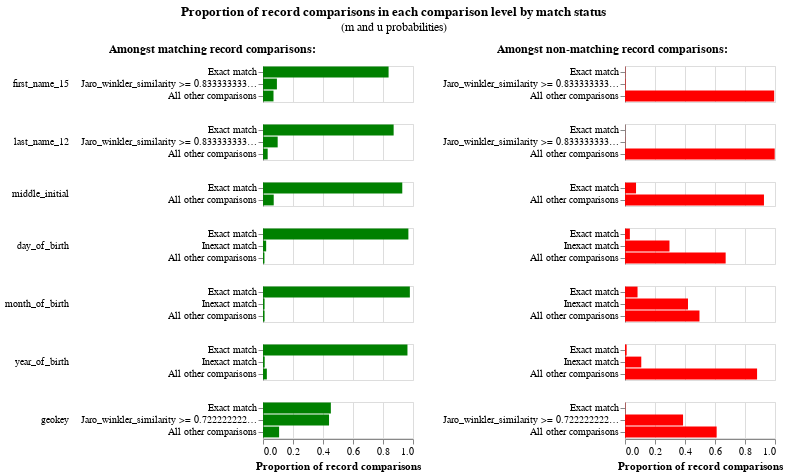

Notebook code cell kept with this figure:
### Code cell
linker.m_u_parameters_chart()

### Figure 1 — Vega-Lite specification as saved in the notebook (floating-point values rounded to 4 significant figures)
{"config": {"view": {"continuousWidth": 300, "continuousHeight": 300, "discreteHeight": 300, "discreteWidth": 400}, "header": {"title": null}, "title": {"anchor": "middle", "offset": 10}}, "hconcat": [{"mark": "bar", "encoding": {"color": {"value": "green"}, "row": {"field": "comparison_name", "header": {"labelAlign": "left", "labelAnchor": "middle", "labelAngle": 0}, "sort": {"field": "comparison_sort_order"}, "type": "nominal"}, "tooltip": [{"field": "m_probability_description", "title": "m probability description", "type": "nominal"}, {"field": "comparison_name", "title": "Comparison column name", "type": "nominal"}, {"field": "label_for_charts", "title": "Label", "type": "ordinal"}, {"field": "sql_condition", "title": "SQL condition", "type": "nominal"}, {"field": "m_probability", "format": ".4p", "title": "m probability", "type": "quantitative"}, {"field": "u_probability", "format": ".4p", "title": "u probability", "type": "quantitative"}, {"field": "bayes_factor", "format": ",.4f", "title": "Bayes factor = m/u", "type": "quantitative"}, {"field": "log2_bayes_factor", "format": ",.4f", "title": "Match weight = log2(m/u)", "type": "quantitative"}], "x": {"axis": {"title": "Proportion of record comparisons"}, "field": "m_probability", "type": "quantitative"}, "y": {"axis": {"title": null}, "field": "label_for_charts", "sort": {"field": "comparison_vector_value", "order": "descending"}, "type": "nominal"}}, "height": {"step": 12}, "resolve": {"scale": {"y": "independent"}}, "title": {"text": "Amongst matching record comparisons:", "fontSize": 12, "fontWeight": "bold"}, "transform": [{"filter": "(datum.bayes_factor != 'no-op filter due to vega lite issue 4680')"}], "width": 150}, {"mark": "bar", "encoding": {"color": {"value": "red"}, "row": {"field": "comparison_name", "header": {"labels": false}, "sort": {"field": "comparison_sort_order"}, "type": "nominal"}, "tooltip": [{"field": "u_probability_description", "title": "u probability description", "type": "nominal"}, {"field": "comparison_name", "title": "Comparison column name", "type": "nominal"}, {"field": "label_for_charts", "title": "Label", "type": "ordinal"}, {"field": "sql_condition", "title": "SQL condition", "type": "nominal"}, {"field": "m_probability", "format": ".4p", "title": "m probability", "type": "quantitative"}, {"field": "u_probability", "format": ".4p", "title": "u probability", "type": "quantitative"}, {"field": "bayes_factor", "format": ",.4f", "title": "Bayes factor = m/u", "type": "quantitative"}, {"field": "log2_bayes_factor", "format": ",.4f", "title": "Match weight = log2(m/u)", "type": "quantitative"}], "x": {"axis": {"title": "Proportion of record comparisons"}, "field": "u_probability", "type": "quantitative"}, "y": {"axis": {"title": null}, "field": "label_for_charts", "sort": {"field": "comparison_vector_value", "order": "descending"}, "type": "nominal"}}, "height": {"step": 12}, "resolve": {"scale": {"y": "independent"}}, "title": {"text": "Amongst non-matching record comparisons:", "fontSize": 12, "fontWeight": "bold"}, "transform": [{"filter": "(datum.bayes_factor != 'no-op filter2 due to vega lite issue 4680')"}], "width": 150}], "data": {"name": "data-df05acf92d77576eca9bd363d8b2cccb"}, "title": {"text": "Proportion of record comparisons in each comparison level by match status", "subtitle": "(m and u probabilities)"}, "$schema": "https://vega.github.io/schema/vega-lite/v5.9.3.json", "datasets": {"data-df05acf92d77576eca9bd363d8b2cccb": [{"comparison_name": "first_name_15", "sql_condition": "\"first_name_15_l\" = \"first_name_15_r\"", "label_for_charts": "Exact match", "m_probability": 0.8373, "u_probability": 0.001955, "m_probability_description": "Amongst matching record comparisons, 83.73% of records are in the exact match comparison level", "u_probability_description": "Amongst non-matching record comparisons, 0.20% of records are in the exact match comparison level", "has_tf_adjustments": false, "tf_adjustment_column": null, "tf_adjustment_weight": 1.0, "is_null_level": false, "bayes_factor": 428.4, "log2_bayes_factor": 8.743, "comparison_vector_value": 2, "max_comparison_vector_value": 2, "bayes_factor_description": "If comparison level is `exact match` then comparison is 428.35 times more likely to be a match", "probability_two_random_records_match": 1.412e-05, "comparison_sort_order": 0}, {"comparison_name": "first_name_15", "sql_condition": "jaro_winkler_similarity(\"first_name_15_l\", \"first_name_15_r\") >= 0.8333333333333334", "label_for_charts": "Jaro_winkler_similarity >= 0.8333333333333334", "m_probability": 0.09271, "u_probability": 0.003461, "m_probability_description": "Amongst matching record comparisons, 9.27% of records are in the jaro_winkler_similarity >= 0.8333333333333334 comparison level", "u_probability_description": "Amongst non-matching record comparisons, 0.35% of records are in the jaro_winkler_similarity >= 0.8333333333333334 comparison level", "has_tf_adjustments": false, "tf_adjustment_column": null, "tf_adjustment_weight": 1.0, "is_null_level": false, "bayes_factor": 26.78, "log2_bayes_factor": 4.743, "comparison_vector_value": 1, "max_comparison_vector_value": 2, "bayes_factor_description": "If comparison level is `jaro_winkler_similarity >= 0.8333333333333334` then comparison is 26.78 times more likely to be a match", "probability_two_random_records_match": 1.412e-05, "comparison_sort_order": 0}, {"comparison_name": "first_name_15", "sql_condition": "ELSE", "label_for_charts": "All other comparisons", "m_probability": 0.07004, "u_probability": 0.9946, "m_probability_description": "Amongst matching record comparisons, 7.00% of records are in the all other comparisons comparison level", "u_probability_description": "Amongst non-matching record comparisons, 99.46% of records are in the all other comparisons comparison level", "has_tf_adjustments": false, "tf_adjustment_column": null, "tf_adjustment_weight": 1.0, "is_null_level": false, "bayes_factor": 0.07042, "log2_bayes_factor": -3.828, "comparison_vector_value": 0, "max_comparison_vector_value": 2, "bayes_factor_description": "If comparison level is `all other comparisons` then comparison is  14.20 times less likely to be a match", "probability_two_random_records_match": 1.412e-05, "comparison_sort_order": 0}, {"comparison_name": "last_name_12", "sql_condition": "\"last_name_12_l\" = \"last_name_12_r\"", "label_for_charts": "Exact match", "m_probability": 0.871, "u_probability": 0.00066, "m_probability_description": "Amongst matching record comparisons, 87.10% of records are in the exact match comparison level", "u_probability_description": "Amongst non-matching record comparisons, 0.07% of records are in the exact match comparison level", "has_tf_adjustments": false, "tf_adjustment_column": null, "tf_adjustment_weight": 1.0, "is_null_level": false, "bayes_factor": 1320.0, "log2_bayes_factor": 10.37, "comparison_vector_value": 2, "max_comparison_vector_value": 2, "bayes_factor_description": "If comparison level is `exact match` then comparison is 1,319.70 times more likely to be a match", "probability_two_random_records_match": 1.412e-05, "comparison_sort_order": 1}, {"comparison_name": "last_name_12", "sql_condition": "jaro_winkler_similarity(\"last_name_12_l\", \"last_name_12_r\") >= 0.8333333333333334", "label_for_charts": "Jaro_winkler_similarity >= 0.8333333333333334", "m_probability": 0.09786, "u_probability": 0.001344, "m_probability_description": "Amongst matching record comparisons, 9.79% of records are in the jaro_winkler_similarity >= 0.8333333333333334 comparison level", "u_probability_description": "Amongst non-matching record comparisons, 0.13% of records are in the jaro_winkler_similarity >= 0.8333333333333334 comparison level", "has_tf_adjustments": false, "tf_adjustment_column": null, "tf_adjustment_weight": 1.0, "is_null_level": false, "bayes_factor": 72.82, "log2_bayes_factor": 6.186, "comparison_vector_value": 1, "max_comparison_vector_value": 2, "bayes_factor_description": "If comparison level is `jaro_winkler_similarity >= 0.8333333333333334` then comparison is 72.82 times more likely to be a match", "probability_two_random_records_match": 1.412e-05, "comparison_sort_order": 1}, {"comparison_name": "last_name_12", "sql_condition": "ELSE", "label_for_charts": "All other comparisons", "m_probability": 0.03118, "u_probability": 0.998, "m_probability_description": "Amongst matching record comparisons, 3.12% of records are in the all other comparisons comparison level", "u_probability_description": "Amongst non-matching record comparisons, 99.80% of records are in the all other comparisons comparison level", "has_tf_adjustments": false, "tf_adjustment_column": null, "tf_adjustment_weight": 1.0, "is_null_level": false, "bayes_factor": 0.03125, "log2_bayes_factor": -5.0, "comparison_vector_value": 0, "max_comparison_vector_value": 2, "bayes_factor_description": "If comparison level is `all other comparisons` then comparison is  32.00 times less likely to be a match", "probability_two_random_records_match": 1.412e-05, "comparison_sort_order": 1}, {"comparison_name": "middle_initial", "sql_condition": "\"middle_initial_l\" = \"middle_initial_r\"", "label_for_charts": "Exact match", "m_probability": 0.9285, "u_probability": 0.07356, "m_probability_description": "Amongst matching record comparisons, 92.85% of records are in the exact match comparison level", "u_probability_description": "Amongst non-matching record comparisons, 7.36% of records are in the exact match comparison level", "has_tf_adjustments": false, "tf_adjustment_column": null, "tf_adjustment_weight": 1.0, "is_null_level": false, "bayes_factor": 12.62, "log2_bayes_factor": 3.658, "comparison_vector_value": 1, "max_comparison_vector_value": 1, "bayes_factor_description": "If comparison level is `exact match` then comparison is 12.62 times more likely to be a match", "probability_two_random_records_match": 1.412e-05, "comparison_sort_order": 2}, {"comparison_name": "middle_initial", "sql_condition": "ELSE", "label_for_charts": "All other comparisons", "m_probability": 0.07149, "u_probability": 0.9264, "m_probability_description": "Amongst matching record comparisons, 7.15% of records are in the all other comparisons comparison level", "u_probability_description": "Amongst non-matching record comparisons, 92.64% of records are in the all other comparisons comparison level", "has_tf_adjustments": false, "tf_adjustment_column": null, "tf_adjustment_weight": 1.0, "is_null_level": false, "bayes_factor": 0.07717, "log2_bayes_factor": -3.696, "comparison_vector_value": 0, "max_comparison_vector_value": 1, "bayes_factor_description": "If comparison level is `all other comparisons` then comparison is  12.96 times less likely to be a match", "probability_two_random_records_match": 1.412e-05, "comparison_sort_order": 2}, {"comparison_name": "day_of_birth", "sql_condition": "\"day_of_birth_l\" = \"day_of_birth_r\"", "label_for_charts": "Exact match", "m_probability": 0.9692, "u_probability": 0.03246, "m_probability_description": "Amongst matching record comparisons, 96.92% of records are in the exact match comparison level", "u_probability_description": "Amongst non-matching record comparisons, 3.25% of records are in the exact match comparison level", "has_tf_adjustments": false, "tf_adjustment_column": null, "tf_adjustment_weight": 1.0, "is_null_level": false, "bayes_factor": 29.86, "log2_bayes_factor": 4.9, "comparison_vector_value": 2, "max_comparison_vector_value": 2, "bayes_factor_description": "If comparison level is `exact match` then comparison is 29.86 times more likely to be a match", "probability_two_random_records_match": 1.412e-05, "comparison_sort_order": 3}, {"comparison_name": "day_of_birth", "sql_condition": "abs(day_of_birth_l - day_of_birth_r) <= 5", "label_for_charts": "Inexact match", "m_probability": 0.02108, "u_probability": 0.2965, "m_probability_description": "Amongst matching record comparisons, 2.11% of records are in the inexact match comparison level", "u_probability_description": "Amongst non-matching record comparisons, 29.65% of records are in the inexact match comparison level", "has_tf_adjustments": false, "tf_adjustment_column": null, "tf_adjustment_weight": 1.0, "is_null_level": false, "bayes_factor": 0.0711, "log2_bayes_factor": -3.814, "comparison_vector_value": 1, "max_comparison_vector_value": 2, "bayes_factor_description": "If comparison level is `inexact match` then comparison is  14.07 times less likely to be a match", "probability_two_random_records_match": 1.412e-05, "comparison_sort_order": 3}, {"comparison_name": "day_of_birth", "sql_condition": "ELSE", "label_for_charts": "All other comparisons", "m_probability": 0.00968, "u_probability": 0.671, "m_probability_description": "Amongst matching record comparisons, 0.97% of records are in the all other comparisons comparison level", "u_probability_description": "Amongst non-matching record comparisons, 67.10% of records are in the all other comparisons comparison level", "has_tf_adjustments": false, "tf_adjustment_column": null, "tf_adjustment_weight": 1.0, "is_null_level": false, "bayes_factor": 0.01442, "log2_bayes_factor": -6.115, "comparison_vector_value": 0, "max_comparison_vector_value": 2, "bayes_factor_description": "If comparison level is `all other comparisons` then comparison is  69.32 times less likely to be a match", "probability_two_random_records_match": 1.412e-05, "comparison_sort_order": 3}, {"comparison_name": "month_of_birth", "sql_condition": "\"month_of_birth_l\" = \"month_of_birth_r\"", "label_for_charts": "Exact match", "m_probability": 0.9791, "u_probability": 0.08359, "m_probability_description": "Amongst matching record comparisons, 97.91% of records are in the exact match comparison level", "u_probability_description": "Amongst non-matching record comparisons, 8.36% of records are in the exact match comparison level", "has_tf_adjustments": false, "tf_adjustment_column": null, "tf_adjustment_weight": 1.0, "is_null_level": false, "bayes_factor": 11.71, "log2_bayes_factor": 3.55, "comparison_vector_value": 2, "max_comparison_vector_value": 2, "bayes_factor_description": "If comparison level is `exact match` then comparison is 11.71 times more likely to be a match", "probability_two_random_records_match": 1.412e-05, "comparison_sort_order": 4}, {"comparison_name": "month_of_birth", "sql_condition": "abs(month_of_birth_l - month_of_birth_r) <= 3", "label_for_charts": "Inexact match", "m_probability": 0.01048, "u_probability": 0.42, "m_probability_description": "Amongst matching record comparisons, 1.05% of records are in the inexact match comparison level", "u_probability_description": "Amongst non-matching record comparisons, 42.00% of records are in the inexact match comparison level", "has_tf_adjustments": false, "tf_adjustment_column": null, "tf_adjustment_weight": 1.0, "is_null_level": false, "bayes_factor": 0.02495, "log2_bayes_factor": -5.325, "comparison_vector_value": 1, "max_comparison_vector_value": 2, "bayes_factor_description": "If comparison level is `inexact match` then comparison is  40.09 times less likely to be a match", "probability_two_random_records_match": 1.412e-05, "comparison_sort_order": 4}, {"comparison_name": "month_of_birth", "sql_condition": "ELSE", "label_for_charts": "All other comparisons", "m_probability": 0.01046, "u_probability": 0.4965, "m_probability_description": "Amongst matching record comparisons, 1.05% of records are in the all other comparisons comparison level", "u_probability_description": "Amongst non-matching record comparisons, 49.65% of records are in the all other comparisons comparison level", "has_tf_adjustments": false, "tf_adjustment_column": null, "tf_adjustment_weight": 1.0, "is_null_level": false, "bayes_factor": 0.02108, "log2_bayes_factor": -5.568, "comparison_vector_value": 0, "max_comparison_vector_value": 2, "bayes_factor_description": "If comparison level is `all other comparisons` then comparison is  47.45 times less likely to be a match", "probability_two_random_records_match": 1.412e-05, "comparison_sort_order": 4}, {"comparison_name": "year_of_birth", "sql_condition": "\"year_of_birth_l\" = \"year_of_birth_r\"", "label_for_charts": "Exact match", "m_probability": 0.9631, "u_probability": 0.01099, "m_probability_description": "Amongst matching record comparisons, 96.31% of records are in the exact match comparison level", "u_probability_description": "Amongst non-matching record comparisons, 1.10% of records are in the exact match comparison level", "has_tf_adjustments": false, "tf_adjustment_column": null, "tf_adjustment_weight": 1.0, "is_null_level": false, "bayes_factor": 87.65, "log2_bayes_factor": 6.454, "comparison_vector_value": 2, "max_comparison_vector_value": 2, "bayes_factor_description": "If comparison level is `exact match` then comparison is 87.65 times more likely to be a match", "probability_two_random_records_match": 1.412e-05, "comparison_sort_order": 5}, {"comparison_name": "year_of_birth", "sql_condition": "abs(year_of_birth_l - year_of_birth_r) <= 5", "label_for_charts": "Inexact match", "m_probability": 0.01129, "u_probability": 0.1085, "m_probability_description": "Amongst matching record comparisons, 1.13% of records are in the inexact match comparison level", "u_probability_description": "Amongst non-matching record comparisons, 10.85% of records are in the inexact match comparison level", "has_tf_adjustments": false, "tf_adjustment_column": null, "tf_adjustment_weight": 1.0, "is_null_level": false, "bayes_factor": 0.1041, "log2_bayes_factor": -3.265, "comparison_vector_value": 1, "max_comparison_vector_value": 2, "bayes_factor_description": "If comparison level is `inexact match` then comparison is  9.61 times less likely to be a match", "probability_two_random_records_match": 1.412e-05, "comparison_sort_order": 5}, {"comparison_name": "year_of_birth", "sql_condition": "ELSE", "label_for_charts": "All other comparisons", "m_probability": 0.02563, "u_probability": 0.8805, "m_probability_description": "Amongst matching record comparisons, 2.56% of records are in the all other comparisons comparison level", "u_probability_description": "Amongst non-matching record comparisons, 88.05% of records are in the all other comparisons comparison level", "has_tf_adjustments": false, "tf_adjustment_column": null, "tf_adjustment_weight": 1.0, "is_null_level": false, "bayes_factor": 0.02911, "log2_bayes_factor": -5.102, "comparison_vector_value": 0, "max_comparison_vector_value": 2, "bayes_factor_description": "If comparison level is `all other comparisons` then comparison is  34.35 times less likely to be a match", "probability_two_random_records_match": 1.412e-05, "comparison_sort_order": 5}, {"comparison_name": "geokey", "sql_condition": "\"geokey_l\" = \"geokey_r\"", "label_for_charts": "Exact match", "m_probability": 0.4524, "u_probability": 0.00192, "m_probability_description": "Amongst matching record comparisons, 45.24% of records are in the exact match comparison level", "u_probability_description": "Amongst non-matching record comparisons, 0.19% of records are in the exact match comparison level", "has_tf_adjustments": false, "tf_adjustment_column": null, "tf_adjustment_weight": 1.0, "is_null_level": false, "bayes_factor": 235.7, "log2_bayes_factor": 7.881, "comparison_vector_value": 2, "max_comparison_vector_value": 2, "bayes_factor_description": "If comparison level is `exact match` then comparison is 235.66 times more likely to be a match", "probability_two_random_records_match": 1.412e-05, "comparison_sort_order": 6}, {"comparison_name": "geokey", "sql_condition": "jaro_winkler_similarity(\"geokey_l\", \"geokey_r\") >= 0.7222222222222222", "label_for_charts": "Jaro_winkler_similarity >= 0.7222222222222222", "m_probability": 0.4403, "u_probability": 0.3871, "m_probability_description": "Amongst matching record comparisons, 44.03% of records are in the jaro_winkler_similarity >= 0.7222222222222222 comparison level", "u_probability_description": "Amongst non-matching record comparisons, 38.71% of records are in the jaro_winkler_similarity >= 0.7222222222222222 comparison level", "has_tf_adjustments": false, "tf_adjustment_column": null, "tf_adjustment_weight": 1.0, "is_null_level": false, "bayes_factor": 1.138, "log2_bayes_factor": 0.186, "comparison_vector_value": 1, "max_comparison_vector_value": 2, "bayes_factor_description": "If comparison level is `jaro_winkler_similarity >= 0.7222222222222222` then comparison is 1.14 times more likely to be a match", "probability_two_random_records_match": 1.412e-05, "comparison_sort_order": 6}, {"comparison_name": "geokey", "sql_condition": "ELSE", "label_for_charts": "All other comparisons", "m_probability": 0.1073, "u_probability": 0.611, "m_probability_description": "Amongst matching record comparisons, 10.73% of records are in the all other comparisons comparison level", "u_probability_description": "Amongst non-matching record comparisons, 61.10% of records are in the all other comparisons comparison level", "has_tf_adjustments": false, "tf_adjustment_column": null, "tf_adjustment_weight": 1.0, "is_null_level": false, "bayes_factor": 0.1756, "log2_bayes_factor": -2.51, "comparison_vector_value": 0, "max_comparison_vector_value": 2, "bayes_factor_description": "If comparison level is `all other comparisons` then comparison is  5.69 times less likely to be a match", "probability_two_random_records_match": 1.412e-05, "comparison_sort_order": 6}]}}
